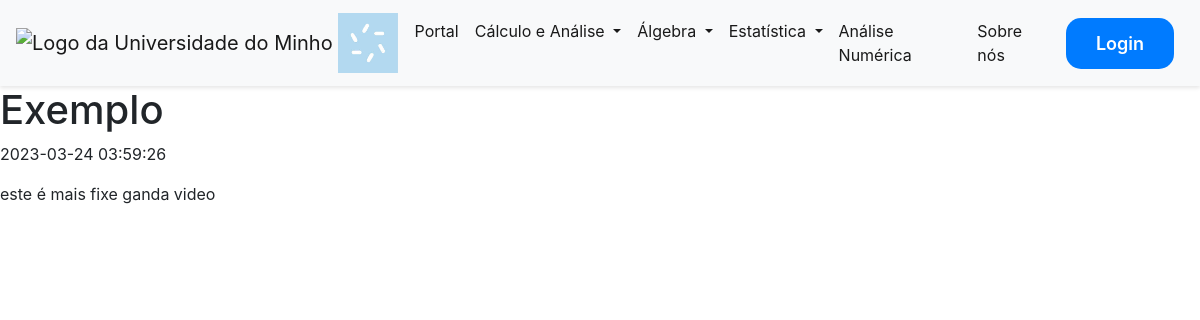
Screenshot of /post/2 with the database file from the repository.
### tables this page shows
CREATE TABLE posts
             (id INTEGER PRIMARY KEY AUTOINCREMENT,
              title TEXT,
              content TEXT,
              file_url TEXT,
              created_at TIMESTAMP DEFAULT CURRENT_TIMESTAMP);

### main.py (the view)
@app.route("/post/<int:post_id>")
def post(post_id):
    conn = sqlite3.connect("database.db")
    c = conn.cursor()
    c.execute("SELECT * FROM posts WHERE id=?", (post_id,))
    post = c.fetchone()
    conn.close()
    can_edit = False
    if 'email' in session and session['tipo'] == 'admin':
        can_edit = True
    return render_template("post.html", post=post,can_edit=can_edit)

### templates/post.html (shortened to what this page needs)
{% extends "base.html" %}
{% block content %}
<main>
  <article>
    <header>
      <h1>{{ post[1] }}</h1>
    </header>
    <section>
      <p>{{ post[4] }}</p>
      <p>{{ post[2] }}</p>
    </section>
    {% if post[3] %}
    {% if post[3].endswith(('jpg', 'jpeg', 'gif', 'png')) %}
    {% set file_path = post[3].split('static', 1)[-1].lstrip('\\/') %}
    <figure>
    </figure>
    {% endif %}
    {% endif %}
  </article>
</main>
{% endblock %}

### rows the page displays
posts: title "Exemplo", created_at "2023-03-24 03:59:26", content "este é mais fixe ganda video"
